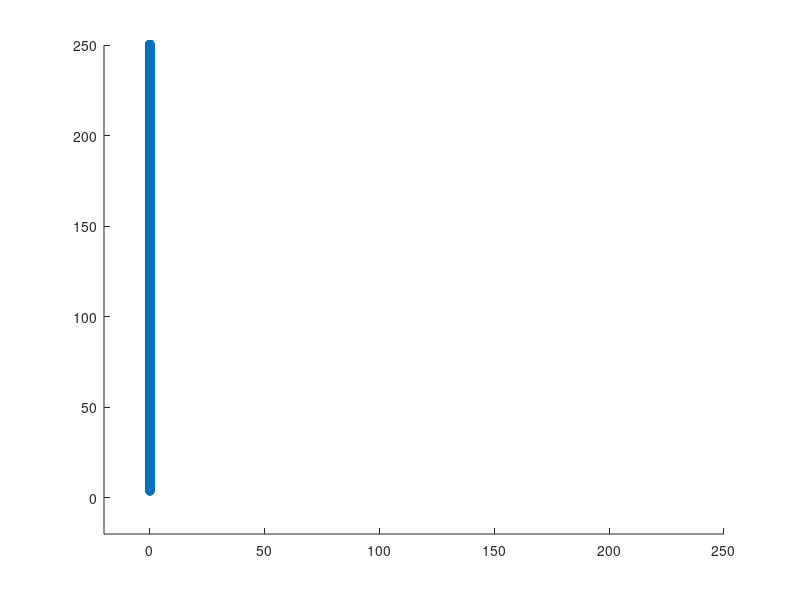

MATLAB code for this plot:
%CO03
%Rocket Science
%Extra: Modelling the atmosphere
%Improved Euler Method
%Fotios Ioannis Giasemis

x=0;y=3.7; deltat=10;
theta=(90/180)*pi; v=0.00738;


display('Would you like to give values for v and theta?')
display('"Yes"->1, "No"->0')
ANS=input('ANS=');

if ANS==1
    v=input('v(in km/sec)=');
    v=(v*1e3)/(1.737e6);
    theta=input('theta(in degrees)=');
    theta=(theta/180)*pi;
end



vx=v*cos(theta); vy=v*sin(theta);
G=9.63e-7; Me=83.3; Mm=1; Rm=1; Re=3.7;
xe=0; ye=0; R0=222;
omega=2.6615e-6;
t=0;

rho=8.74e-5;
cd=0.075;
A=1.28e-11;
m=2.76e-17;

i=1;

if (x^2+y^2)<(1.0157*3.7)^2 & vx~=0 & vy~=0
    while (x^2+y^2)<(1.0157*3.7)^2
        X(1,i)=x;
        Y(1,i)=y;
    
        %Fd=0.5*rho*cd*A*v^2, ad=Fd/m
    
        ax=-G*Me*(x)/(sqrt(x^2+y^2))^3-0.5*rho*cd*A*vx^2/m;
        ay=-G*Me*(y)/(sqrt(x^2+y^2))^3-0.5*rho*cd*A*vy^2/m;
    
        xP=x+deltat*vx;
        yP=y+deltat*vy;
   
        axP=-G*Me*(xP)/(sqrt(xP^2+yP^2))^3-0.5*rho*cd*A*vx^2/m;
        ayP=-G*Me*(yP)/(sqrt(xP^2+yP^2))^3-0.5*rho*cd*A*vy^2/m;
   
   
        vxP=vx+deltat*(ax+axP)/2;
        vyP=vy+deltat*(ay+ayP)/2;
   
        x=x+deltat*(vx+vxP)/2;
        y=y+deltat*(vy+vyP)/2;
   
        vx=vxP;
        vy=vyP;

        t=t+deltat;
   
   
        i=i+1;
    end
    
    while 3.7<=(x^2+y^2) & t<1e6 & vx~=0 &vy~=0
        X(1,i)=x;
        Y(1,i)=y;
    
        
    
        ax=-G*Me*(x)/(sqrt(x^2+y^2))^3;
        ay=-G*Me*(y)/(sqrt(x^2+y^2))^3;
    
        xP=x+deltat*vx;
        yP=y+deltat*vy;
   
        axP=-G*Me*(xP)/(sqrt(xP^2+yP^2))^3;
        ayP=-G*Me*(yP)/(sqrt(xP^2+yP^2))^3;
   
   
        vxP=vx+deltat*(ax+axP)/2;
        vyP=vy+deltat*(ay+ayP)/2;
   
        x=x+deltat*(vx+vxP)/2;
        y=y+deltat*(vy+vyP)/2;
   
        vx=vxP;
        vy=vyP;

        t=t+deltat;
   
        
   
        i=i+1;
    end
end

 scatter(X,Y)
 axis([-20 250 -20 250])
 

clear all;

